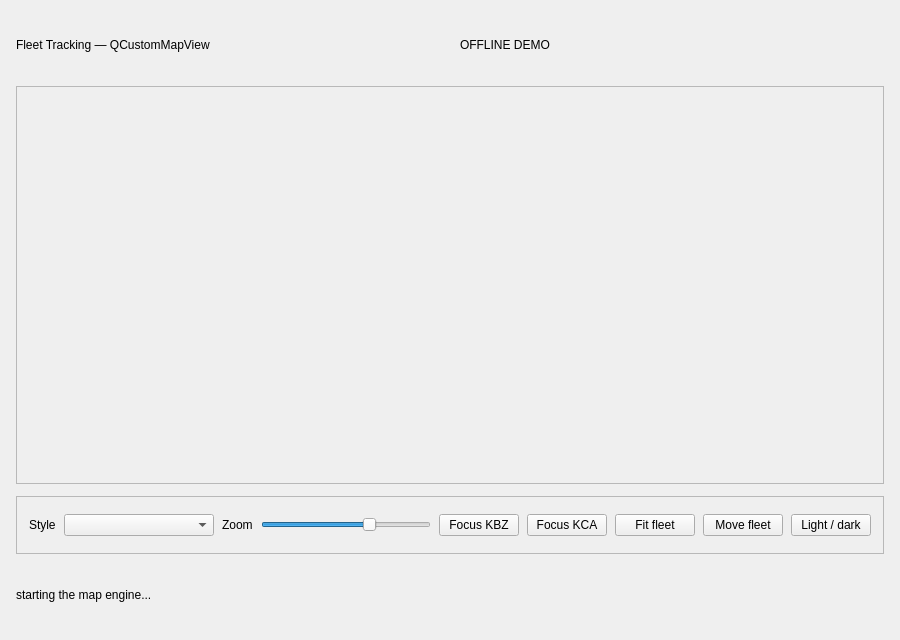
<?xml version="1.0" encoding="UTF-8"?>
<ui version="4.0">
 <class>MainWindow</class>
 <widget class="QMainWindow" name="MainWindow">
  <property name="geometry">
   <rect>
    <x>0</x>
    <y>0</y>
    <width>900</width>
    <height>640</height>
   </rect>
  </property>
  <property name="windowTitle">
   <string>QCustomMapView — Fleet Tracking</string>
  </property>
  <widget class="QWidget" name="centralwidget">
   <layout class="QVBoxLayout" name="verticalLayout">
    <property name="spacing">
     <number>12</number>
    </property>
    <property name="leftMargin">
     <number>16</number>
    </property>
    <property name="topMargin">
     <number>16</number>
    </property>
    <property name="rightMargin">
     <number>16</number>
    </property>
    <property name="bottomMargin">
     <number>16</number>
    </property>
    <item>
     <layout class="QHBoxLayout" name="headerRow">
      <item>
       <widget class="QLabel" name="titleLabel">
        <property name="text">
         <string>Fleet Tracking — QCustomMapView</string>
        </property>
       </widget>
      </item>
      <item>
       <spacer name="headerSpacer">
        <property name="orientation">
         <enum>Qt::Horizontal</enum>
        </property>
       </spacer>
      </item>
      <item>
       <widget class="QLabel" name="offlineBadge">
        <property name="text">
         <string>OFFLINE DEMO</string>
        </property>
       </widget>
      </item>
     </layout>
    </item>
    <item>
     <widget class="QFrame" name="mapCard">
      <property name="frameShape">
       <enum>QFrame::StyledPanel</enum>
      </property>
      <layout class="QVBoxLayout" name="mapCardLayout">
       <property name="leftMargin">
     <number>8</number>
    </property>
       <property name="topMargin">
     <number>8</number>
    </property>
       <property name="rightMargin">
     <number>8</number>
    </property>
       <property name="bottomMargin">
     <number>8</number>
    </property>
       <item>
        <widget class="QCustomMapView" name="mapView">
         <property name="minimumSize">
          <size>
           <width>0</width>
           <height>380</height>
          </size>
         </property>
        </widget>
       </item>
      </layout>
     </widget>
    </item>
    <item>
     <widget class="QFrame" name="controlsCard">
      <property name="frameShape">
       <enum>QFrame::StyledPanel</enum>
      </property>
      <layout class="QHBoxLayout" name="controlsLayout">
       <property name="spacing">
     <number>8</number>
    </property>
       <property name="leftMargin">
     <number>12</number>
    </property>
       <property name="topMargin">
     <number>8</number>
    </property>
       <property name="rightMargin">
     <number>12</number>
    </property>
       <property name="bottomMargin">
     <number>8</number>
    </property>
       <item>
        <widget class="QLabel" name="styleCaption">
         <property name="text">
          <string>Style</string>
         </property>
        </widget>
       </item>
       <item>
        <widget class="QComboBox" name="styleBox">
         <property name="minimumSize">
          <size>
           <width>150</width>
           <height>0</height>
          </size>
         </property>
        </widget>
       </item>
       <item>
        <widget class="QLabel" name="zoomCaption">
         <property name="text">
          <string>Zoom</string>
         </property>
        </widget>
       </item>
       <item>
        <widget class="QSlider" name="zoomSlider">
         <property name="minimum">
          <number>0</number>
         </property>
         <property name="maximum">
          <number>20</number>
         </property>
         <property name="value">
          <number>13</number>
         </property>
         <property name="orientation">
          <enum>Qt::Horizontal</enum>
         </property>
        </widget>
       </item>
       <item>
        <widget class="QPushButton" name="focusKbzBtn">
         <property name="text">
          <string>Focus KBZ</string>
         </property>
        </widget>
       </item>
       <item>
        <widget class="QPushButton" name="focusKcaBtn">
         <property name="text">
          <string>Focus KCA</string>
         </property>
        </widget>
       </item>
       <item>
        <widget class="QPushButton" name="fitFleetBtn">
         <property name="text">
          <string>Fit fleet</string>
         </property>
        </widget>
       </item>
       <item>
        <widget class="QPushButton" name="moveFleetBtn">
         <property name="text">
          <string>Move fleet</string>
         </property>
        </widget>
       </item>
       <item>
        <widget class="QPushButton" name="themeToggleBtn">
         <property name="text">
          <string>Light / dark</string>
         </property>
        </widget>
       </item>
      </layout>
     </widget>
    </item>
    <item>
     <widget class="QLabel" name="statusLabel">
      <property name="text">
       <string>starting the map engine...</string>
      </property>
     </widget>
    </item>
   </layout>
  </widget>
 </widget>
 <customwidgets>
  <customwidget>
   <class>QCustomMapView</class>
   <extends>QWidget</extends>
   <header location="global">Custom_Widgets.map.h</header>
  </customwidget>
 </customwidgets>
 <resources/>
 <connections/>
</ui>
